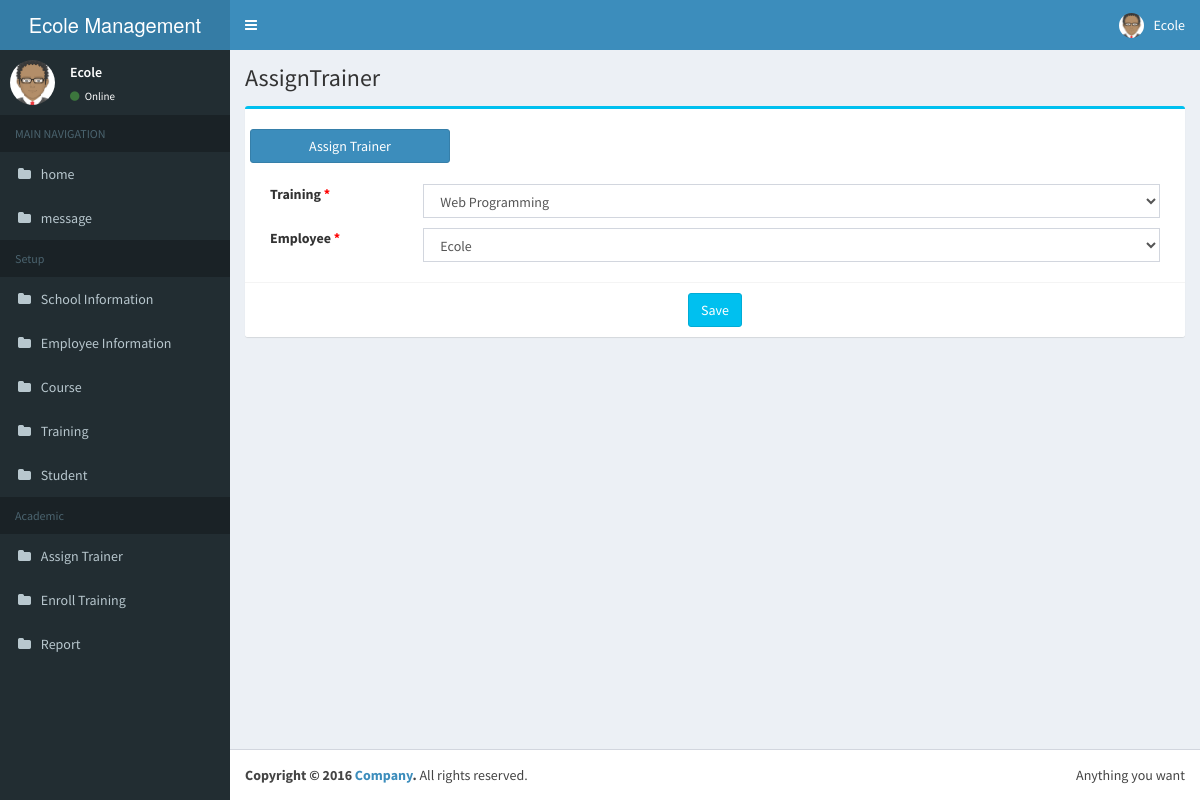
Screenshot of /stmanager/views/academic/AssignTrainer_entry.php?asstran_id=1 (signed in) with the database file from the repository.
### tables this page shows
CREATE TABLE `employee` (
  `_id` bigint(20) NOT NULL AUTO_INCREMENT,
  `emp_surname` varchar(30) DEFAULT NULL,
  `emp_name` varchar(30) DEFAULT NULL,
  `emp_connum` varchar(30) DEFAULT NULL,
  `emp_gender` tinyint(1) DEFAULT NULL,
  `emp_birth` date DEFAULT NULL,
  `emp_img` varchar(30) DEFAULT NULL,
  `emp_status` int(11) DEFAULT NULL,
  PRIMARY KEY (`_id`)
);

CREATE TABLE `assign_trainer` (
  `_id` bigint(20) NOT NULL AUTO_INCREMENT,
  `tran_id` bigint(20) DEFAULT NULL,
  `emp_id` bigint(20) DEFAULT NULL,
  PRIMARY KEY (`_id`)
);

CREATE TABLE `training` (
  `_id` bigint(20) NOT NULL AUTO_INCREMENT,
  `cur_id` bigint(20) DEFAULT NULL,
  `tran_name` varchar(30) DEFAULT NULL,
  `tran_startdate` date DEFAULT NULL,
  `tran_enddate` date DEFAULT NULL,
  `tran_descr` varchar(30) DEFAULT NULL,
  PRIMARY KEY (`_id`)
);

### stmanager/settings/settings.php (called while the page is built, shortened)
<?php
$cfg_homepageTitle = "Ecole Management System";
$cfg_database = "new";
$cfg_server = 'localhost';
$cfg_username = 'root';
$cfg_password = '';
?>

### model/db_abstractcrud.php (called while the page is built, shortened)
<?php
if(!class_exists("db_abstractcrud")) {
class db_abstractcrud
{
	var $conn;
	function db_abstractcrud()
	{
		include "../../settings/settings.php";
        $db_name = $cfg_database;
		$this->conn = mysqli_connect($cfg_server, $cfg_username, $cfg_password,$db_name) or die("Could not connect : " . mysqli_error());
		$this->conn->set_charset('utf8');
	}
	function getAllElement($tablename,$field='*',$orderby='_id',$where='')
	{
		$where_clause='';
		if ($where!='')
			$where_clause = "WHERE $where";
		$data = array();
		if($result = $this->conn->query("SELECT $field FROM $tablename $where_clause ORDER BY $orderby")) {
			while ($row = $result->fetch_array()) {
				$data[] = $row;
			}
		}
		return $data;
	}
	function idToFields($tablename,$id,$orderby='_id')
	{
		$result = $this->conn->query("SELECT * FROM $tablename WHERE _id=\"$id\" ORDER BY $orderby");
		$row = mysqli_fetch_assoc($result);
		if (mysqli_num_rows($result)>0) return $row;
		else return false;
	}
}
}
?>

### stmanager/controller/special/common.php (called while the page is built, shortened)
<?php
class common
{
    var $dbuser,$dbemployee,$dbstudent;
    function __construct(){
        require_once("../../model/db_employee.php");
        $this->dbemployee = new db_employee();
    }
    public function getByEmpId($id){
        return $this->dbemployee->getById($id);
    }
}

### stmanager/model/db_employee.php (called while the page is built, shortened)
<?php
class db_employee
{
    var $dbcrud;
    var $dbuser;
    var $table;
    var $userType;
    function db_employee()
    {
        include_once('db_abstractcrud.php');
        include_once('db_user.php');
        $this->dbcrud = new db_abstractcrud();
        $this->dbuser = new dbo_user();
        $this->table = 'employee';
        $this->userType = 0;
    }
    function getAll(){
        $list = $this->dbcrud->getAllElement($this->table);
        $psList = $this->dbuser->parseListByType('ps_id',$this->userType);
        $resultArr = array();
        for($i=0;$i<count($list);$i++){
            $ps = $psList[$list[$i]['_id']];
            $list[$i]['user_id'] = $ps['user_name'];
            $list[$i]['user_email'] = $ps['user_email'];
            $list[$i]['user_password'] = $ps['user_password'];
            $resultArr[] = $list[$i];
        }
        return $resultArr;
    }
    function getById($id){
        $now = $ps = array();
        if(!$now = $this->dbcrud->idToFields($this->table,$id))
            return false;
        if(!$ps = $this->dbuser->getByPs($now['_id'],$this->userType))
            return false;
        $now['user_name'] = $ps['user_name'];
        $now['user_email'] = $ps['user_email'];
        $now['user_password'] = $ps['user_password'];
        return $now;
    }
}

### stmanager/model/db_user.php (called while the page is built, shortened)
<?php
class dbo_user
{
    var $dbcrud;
    var $table;
    function dbo_user()
    {
        include_once('db_abstractcrud.php');
        $this->dbcrud = new db_abstractcrud();
        $this->table = 'user';
    }
    public function parseListByType($key = '_id',$userType = 2,$equal=true){
        $list = $this->getAllByType($userType,$equal);
        $resultArr = array();
        for($i=0;$i<count($list);$i++){
            $resultArr[$list[$i][$key]] = $list[$i];
        }
        return $resultArr;
    }
    public function getByPs($ps_id,$type = false){
        $where = '';
        if($type) {
            $where = "ps_id = '$ps_id' and user_type = '$type'";
        }else{
            $where = "ps_id = '$ps_id'";
        }
        $list = $this->dbcrud->getAllElement($this->table,'*','_id',$where);
        if(count($list) >0)
            return $list[0];
        return false;
    }
    public function getAllByType($type,$equal=true){
        $where = '';
        return $this->dbcrud->getAllElement($this->table,'*','_id',$where);
    }
}
?>

### stmanager/controller/academic/assigntrainer.php (called while the page is built, shortened)
<?php
class assigntrainer
{
    var $dbtraining;
    var $dbemployee;
    var $dbassigntrainer;
    function __construct(){
        require_once "../../model/db_training.php";
        require_once "../../model/db_employee.php";
        require_once "../../model/db_assigntrainer.php";
        $this->dbtraining = new db_training();
        $this->dbemployee = new db_employee();
        $this->dbassigntrainer = new db_assigntrainer();
    }
    public function getTrainingList(){
        return $this->dbtraining->getAll();
    }
    public function getEmployeeList(){
        return $this->dbemployee->getAll();
    }
    public function getByAssignTrainerId($id){
        return $this->dbassigntrainer->getById($id);
    }
}

### stmanager/model/db_training.php (called while the page is built, shortened)
<?php
class db_training
{
    var $dbcrud;
    var $table;
    function db_training() {
        include_once('db_abstractcrud.php');
        include_once('db_course.php');
        $this->dbcrud = new db_abstractcrud();
        $this->dbcourse = new db_course();
        $this->table = 'training';
    }
    public function getAll() {
        $list = $this->dbcrud->getAllElement($this->table);
        $resultArr = array();
        foreach($list as $training) {
            $course = $this->dbcourse->getById($training[COURSE_ID]);
            $training[COURSE_NAME] = $course[COURSE_NAME];
            $resultArr[] = $training;
        }
        return $resultArr;
    }
}

### stmanager/model/db_course.php (called while the page is built, shortened)
<?php
class db_course
{
    var $dbcrud;
    var $table;
    function db_course() {
        include_once('db_abstractcrud.php');
        $this->dbcrud = new db_abstractcrud();
        $this->table = 'course';
    }
    function getById($id){
        return $this->dbcrud->idToFields($this->table, $id);
    }
}

### stmanager/model/db_assigntrainer.php (called while the page is built, shortened)
<?php
class db_assigntrainer
{
    var $dbcrud;
    var $table;
    function db_assigntrainer() {
        include_once('db_abstractcrud.php');
        include_once('db_training.php');
        include_once('db_employee.php');
        $this->dbcrud = new db_abstractcrud();
        $this->table = 'assign_trainer';
    }
    public function getById($id){
        return $this->dbcrud->idToFields($this->table, $id);
    }
}

### stmanager/views/academic/AssignTrainer_entry.php (the view, shortened to what this page needs)
<?php
include "../main/header.php";
require_once "../../controller/academic/assigntrainer.php";
$vc = new assigntrainer();
$ass_trainer = array(TRAINING_ID=>'', EMPLOYEE_ID=>'');
$trainList = $vc->getTrainingList();
$employeeList = $vc->getEmployeeList();
if(isset($_GET['asstran_id'])) {
    $asstran_id = $_REQUEST['asstran_id'];
    if(!$ass_trainer = $vc->getByAssignTrainerId($asstran_id)){
        echo 'Server Not Found';
        exit();
    }
}
?>
<section class="content">
    <div class="row">
        <div class="col-md-12">
            <div class="box box-info">
                <div class="box-header" style="height:65px">
                    <div class="col-xs-12" style="padding-top:10px; padding-bottom:10px">
                        <div class="input-group input-group-sm" style="float:left; margin-left:-20px;">
                            <a href="AssignTrainer.php"> <button type="button" class="btn btn-block btn-primary" style="width:200px">Assign Trainer</button> </a>
                        </div>
                    </div>
                </div>
                <form action="AssignTrainer_entry.php" id="asstrainer_form" enctype="multipart/form-data" method="post" accept-charset="utf-8">
                    <div class="box-body">
                        <div class="form-group">
                            <label class="col-sm-2 control-label">Training<span style="color:#F00"> * </span></label>
                            <div class="col-sm-10">
                                <select class="form-control" name="training_id" id="training_id" required>
                                    <?php foreach($trainList as $training) { ?>
                                    <option value="<?php echo $training[ID] ?>" <?php if($training[ID] == $ass_trainer[TRAINING_ID]) echo 'selected="true"'; ?>><?php echo $training[TRAINING_NAME] ?></option>
                                    <?php } ?>
                                </select>
                            </div>
                        </div>
                        <div class="form-group">
                            <label class="col-sm-2 control-label">Employee<span style="color:#F00"> * </span></label>
                            <div class="col-sm-10">
                                <div  id="divSection">
                                    <select class="form-control" name="employee_id" id="employee_id" required>
                                        <?php foreach($employeeList as $employee) { ?>
                                        <option value="<?php echo $employee[ID] ?>" <?php if($employee[ID] == $ass_trainer[EMPLOYEE_ID]) echo 'selected="true"'; ?>><?php echo $employee[EMPLOYEE_NAME] ?></option>
                                        <?php } ?>
                                    </select>
                                </div>
                            </div>
                        </div>
                    </div>
                    <div class="box-footer" style="text-align:center">
                        <button type="submit" class="btn btn-info" id="btn_save">Save</button>
                    </div>
                </form>
            </div>
        </div>
    </div>
</section>
<?php
include "../main/footer.php";
?>

### stmanager/views/main/header.php (shortened to what this page needs)
<?php
include "../../settings/settings.php";
require_once "../../controller/special/common.php";
$vc = new common();
$emp_now = array();
$nowImg = $nowName = '';
$ps_id = $_SESSION['psId'];
if($_SESSION['userType'] == 0) {
    if (!$emp_now = $vc->getByEmpId($ps_id)) {
        echo 'Serve Not Found';
        exit();
    }
    $nowImg = $emp_now['emp_img'];
    $nowName = $emp_now['emp_name'];
}
?>
<!DOCTYPE html>
<html>
<head>
    <link rel="stylesheet" href="../../resource/bootstrap/css/bootstrap.min.css">
    <link rel="stylesheet" href="https://cdnjs.cloudflare.com/ajax/libs/font-awesome/4.5.0/css/font-awesome.min.css">
    <link rel="stylesheet" href="https://cdnjs.cloudflare.com/ajax/libs/ionicons/2.0.1/css/ionicons.min.css">
    <link rel="stylesheet" href="../../resource/dist/css/AdminLTE.min.css">
    <link rel="stylesheet" href="../../resource/dist/css/skins/skin-blue.min.css">
    <link rel="stylesheet" href="../../resource/plugins/bootstrap-wysihtml5/bootstrap3-wysihtml5.min.css">
    <link rel="stylesheet" href="../../resource/plugins/datatables/dataTables.bootstrap.css">
</head>
<body class="hold-transition skin-blue sidebar-mini">
<div class="wrapper">
    <header class="main-header">
        <a href="index2.html" class="logo">
            <span class="logo-lg"><?php echo $cfg_homepageTitle; ?></span>
        </a>
        <nav class="navbar navbar-static-top" role="navigation">
            <a href="#" class="sidebar-toggle" data-toggle="offcanvas" role="button">
            </a>
            <div class="navbar-custom-menu">
                <ul class="nav navbar-nav">
                    <li class="dropdown user user-menu">
                        <a href="#" class="dropdown-toggle" data-toggle="dropdown">
                            <img src="<?php echo RES_PATH.$nowImg;?>" class="user-image" alt="User Image">
                            <span class="hidden-xs"><?php echo $nowName;?></span>
                        </a>
                    </li>
                </ul>
            </div>
        </nav>
    </header>
    <aside class="main-sidebar">
        <section class="sidebar">
            <div class="user-panel">
                <div class="pull-left image">
                    <img src="<?php echo RES_PATH.$nowImg;?>" class="img-circle" alt="User Image">
                </div>
                <div class="pull-left info">
                    <p><?php echo $nowName;?></p>
                    <a href="#"><i class="fa fa-circle text-success"></i> Online</a>
                </div>
            </div>
            <?php
                $urltmp =  explode('/', $_SERVER['REQUEST_URI']);
                $titleTemp = $urltmp[count($urltmp)-1];
                $subUrl = explode('?', $titleTemp);
                $subUrl = explode('.', $subUrl[0]);
                $subUrl = explode('_', $subUrl[0]);
                $nowTitle = $subUrl[0];
                $header_info = array('MAIN NAVIGATION'=>array('home'=>array('url'=>'../navigation/home.php'),
                                                              'message'=>array('url'=>'../navigation/message.php')),
                                     'Setup'=>array('School Information'=>array('url'=>'../setup/SchoolInformation.php'),
                                                    'Employee Information'=>array('url'=>'../setup/EmployeeInformation.php'),
                                                    'Course'=>array('url'=>'../setup/Course.php'),
                                                    'Training'=>array('url'=>'../setup/Training.php'),
                                                    'Student'=>array('url'=>'../setup/Student.php')),
                                     'Academic'=>array('Assign Trainer'=>array('url'=>'../academic/AssignTrainer.php'),
                                                        'Enroll Training'=>array('url'=>'../academic/EnrollTraining.php'),
                                                        'Report'=>array('url'=>'../academic/Report.php')));
            ?>
            <ul class="sidebar-menu">
            <?php foreach ($header_info as $mainKey => $headerMain) {?>
                <li class="header"><?php echo $mainKey; ?></li>
                <?php foreach($headerMain as $subKey=>$headerSub){
                    if(strtolower($subKey) == strtolower($nowTitle)){
                        $nowTitle = $subKey;
                        $mainTitle = $mainKey;
                        echo '<li class="active"><a href="'.$headerSub['url'].'"><i class="fa fa-folder"></i> <span>'.$subKey.'</span></a></li>';
                    }else{
                        echo '<li><a href="'.$headerSub['url'].'"><i class="fa fa-folder"></i> <span>'.$subKey.'</span></a></li>';
                    }
                }?>
            <?php }?>
            </ul>
        </section>
    </aside>
    <div class="content-wrapper">
    <section class="content-header">
        <h1>
            <?php echo $nowTitle; ?>
        </h1>
    </section>

### rows the page displays
employee: emp_img (placeholder picture), emp_name "Ecole"
assign_trainer: training_id "Web Programming", employee_id "Ecole"

### other values shown
$cfg_homepageTitle "Ecole Management…"
$mainKey "MAIN NAVIGATION"
$subKey "home"
$subKey "message"
$mainKey "Setup"
$subKey "School Information"
$subKey "Employee Information"
$subKey "Course"
$subKey "Training"
$subKey "Student"
$mainKey "Academic"
$subKey "Assign Trainer"
$subKey "Enroll Training"
$subKey "Report"
$nowTitle "AssignTrainer"
